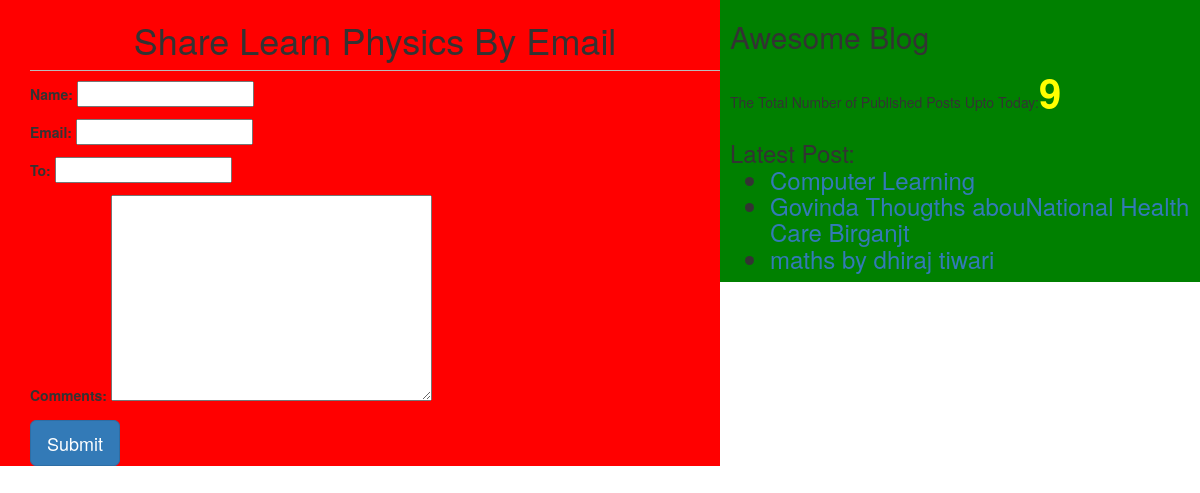
/3/share/, run on the app's committed database.
### blogapp/models.py (models this page shows, shortened)
class Post(models.Model):
	STATUS_CHOICES=(('draft','Draft'),('published','Published'))
	title=models.CharField(max_length=256)
	slug=models.SlugField(max_length=264,unique_for_date='publish')
	author=models.ForeignKey(User,related_name='blog_posts')
	body=models.TextField()
	publish=models.DateTimeField(default=timezone.now)
	created=models.DateTimeField(auto_now_add=True)
	updated=models.DateTimeField(auto_now=True)
	status=models.CharField(max_length=10,choices=STATUS_CHOICES,default='draft')
	objects=CustomManager()
	tags=TaggableManager()
	class Meta:
		ordering=('-publish',)
	def get_absolute_url(self):
	    return reverse('post_detail',args=[self.publish.year,
	    self.publish.strftime('%m'),self.publish.strftime('%d'),self.slug])

### blogapp/views.py (the view)
# urls.py: url(r'^(?P<id>\d+)/share/$',views.mail_send_view),
def mail_send_view(request,id):
	post=get_object_or_404(Post,id=id,status='published')
	sent=False
	if request.method=='POST':
		form=EmailSendForm(request.POST)
		if form.is_valid():
			cd=form.cleaned_data
			subject='{}({}) recomends you to read "{}"'.format(cd['name'],cd['email'],post.title)
			post_url=request.build_absolute_uri(post.get_absolute_url())
			message='Read Post At:\n{}\n\n{}\'sComments:\n{}'.format(post_url,cd['name'],cd['comments'])
			send_mail(subject,message,'paythondeveloper@gmail.com',[cd['to']])
			sent=True
	else:
		form=EmailSendForm()
	return render(request,'sharebymail.html',{'form':form,'post':post,'sent':sent})

### blogapp/forms.py
class EmailSendForm(forms.Form):
	name=forms.CharField()
	email=forms.EmailField()
	to=forms.EmailField()
	comments=forms.CharField(required=False,widget=forms.Textarea)

### blogapp/templatetags/blog_tags.py (called while the page is built)
@register.simple_tag
def total_posts():
	return  Post.objects.count()

@register.inclusion_tag('latestpost.html')
def show_latest_posts():
    latest_posts=Post.objects.order_by('-publish')[:3]
    return{'latest_posts':latest_posts}

### blogapp/templates/sharebymail.html (shortened to what this page needs)
{%extends 'base.html'%}
{%block content%}
{%if sent %}
<h1>Email Successfully sent</h1>
<h2>post with the title:{{post.title}} information shared by mail</h2>
{%else%}
<h1>Share {{post.title}} By Email</h1>
<form method="POST">
	{{form.as_p}}
	<input type='submit' class='btn btn-primary btn-lg',value="Send Mail">
</form>
{%endif%}
{%endblock%}

### blogapp/templates/latestpost.html
<ul>
	{% for post in latest_posts%}
	<li><a href="{{post.get_absolute_url}}">{{post.title}}</a></li>
	{%endfor%}
</ul>

### blogapp/static/blog.css (style rules this page uses)
h1 { text-align: center; border-bottom:1px solid #bbb; padding-bottom:10px; }

### data on the page
Post: title "Learn Physics"
Post: title "Computer Learning"
Post: title "Govinda Thougths abouNational Health Care Birganjt"
Post: title "maths by dhiraj tiwari"
